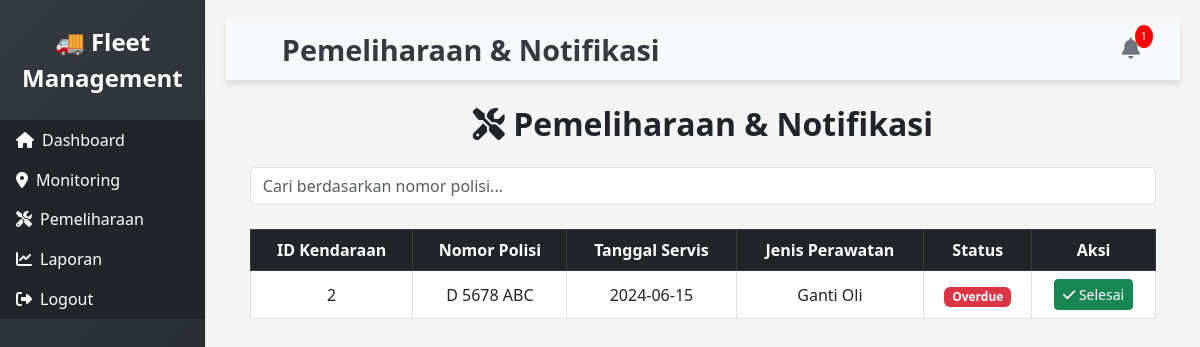
The app's page /maintenance.php with its own data.
### tables this page shows
CREATE TABLE `pemeliharaan` (
  `id_pemeliharaan` int(11) NOT NULL,
  `id_kendaraan` int(11) DEFAULT NULL,
  `tanggal_servis` date DEFAULT NULL,
  `jenis_perawatan` varchar(100) DEFAULT NULL,
  `status` enum('Selesai','Dalam Proses','Overdue') DEFAULT 'Dalam Proses'
);

CREATE TABLE `kendaraan` (
  `id_kendaraan` int(11) NOT NULL,
  `nomor_polisi` varchar(20) NOT NULL,
  `model` varchar(50) DEFAULT NULL,
  `status` enum('Aktif','Non-Aktif','Servis') DEFAULT 'Aktif'
);

### maintenance.php (the view, shortened to what this page needs)
<?php
include 'config/db.php';
$query = "SELECT k.id_kendaraan, k.nomor_polisi, p.tanggal_servis, p.jenis_perawatan, p.status
          FROM kendaraan k
          JOIN pemeliharaan p ON k.id_kendaraan = p.id_kendaraan
          ORDER BY p.tanggal_servis DESC";
$result = $conn->query($query);
$overdue_query = "SELECT COUNT(*) AS total_overdue
                  FROM pemeliharaan
                  WHERE tanggal_servis < CURDATE() AND status != 'Selesai'";
$overdue_result = $conn->query($overdue_query);
$overdue_count = $overdue_result->fetch_assoc()['total_overdue'];
?>
<!DOCTYPE html>
<html lang="en">
<head>
    <link href="https://cdn.jsdelivr.net/npm/bootstrap@5.3.0/dist/css/bootstrap.min.css" rel="stylesheet">
    <link rel="stylesheet" href="https://cdnjs.cloudflare.com/ajax/libs/font-awesome/6.4.0/css/all.min.css">
    <link rel="stylesheet" href="style.css">
</head>
<body>
<div class="d-flex" id="wrapper">
    <div class="bg-dark border-end" id="sidebar-wrapper">
        <div class="sidebar-heading text-white py-4 text-center fs-4">🚚 Fleet Management</div>
        <div class="list-group list-group-flush">
            <a href="dashboard.php" class="list-group-item list-group-item-action bg-dark text-white">
                <i class="fas fa-home me-2"></i>Dashboard
            </a>
            <a href="monitoring.php" class="list-group-item list-group-item-action bg-dark text-white">
                <i class="fas fa-map-marker-alt me-2"></i>Monitoring
            </a>
            <a href="maintenance.php" class="list-group-item list-group-item-action bg-dark text-white active">
                <i class="fas fa-tools me-2"></i>Pemeliharaan
            </a>
            <a href="reports.php" class="list-group-item list-group-item-action bg-dark text-white">
                <i class="fas fa-chart-line me-2"></i>Laporan
            </a>
            <a href="logout.php" class="list-group-item list-group-item-action bg-dark text-white">
                <i class="fas fa-sign-out-alt me-2"></i>Logout
            </a>
        </div>
    </div>
    <div id="page-content-wrapper">
        <nav class="navbar navbar-expand-lg navbar-light bg-light border-bottom">
            <div class="container-fluid">
                <h4 class="ms-4 mb-0">Pemeliharaan & Notifikasi</h4>
                <ul class="navbar-nav ms-auto">
                    <li class="nav-item dropdown">
                        <a class="nav-link" href="#" id="notifDropdown" role="button" data-bs-toggle="dropdown" aria-expanded="false">
                            <i class="fas fa-bell"></i>
                            <?php if($overdue_count > 0): ?>
                                <span class="badge-notif"><?php echo $overdue_count; ?></span>
                            <?php endif; ?>
                        </a>
                    </li>
                </ul>
            </div>
        </nav>
        <div class="container-fluid px-4 mt-4">
            <h2 class="fw-bold text-center mb-4"><i class="fas fa-tools"></i> Pemeliharaan & Notifikasi</h2>
            <div class="mb-4">
                <input type="text" id="searchInput" class="form-control" placeholder="Cari berdasarkan nomor polisi..." onkeyup="searchTable()">
            </div>
            <div class="table-responsive">
                <table class="table table-bordered table-hover align-middle text-center" id="maintenanceTable">
                    <thead class="table-dark">
                        <tr>
                            <th>ID Kendaraan</th>
                            <th>Nomor Polisi</th>
                            <th>Tanggal Servis</th>
                            <th>Jenis Perawatan</th>
                            <th>Status</th>
                            <th>Aksi</th>
                        </tr>
                    </thead>
                    <tbody>
                        <?php if ($result->num_rows > 0): ?>
                            <?php while ($row = $result->fetch_assoc()): ?>
                                <?php
                                $status = htmlspecialchars($row['status']);
                                $tanggal_servis = htmlspecialchars($row['tanggal_servis']);
                                $today = date('Y-m-d');
                                if ($tanggal_servis < $today && $status != 'Selesai') {
                                    $status = 'Overdue';
                                }
                                $badgeClass = ($status == 'Dalam Proses') ? 'warning' :
                                              (($status == 'Overdue') ? 'danger' :
                                              (($status == 'Selesai') ? 'success' : 'secondary'));
                                ?>
                                <tr>
                                    <td><?php echo htmlspecialchars($row['id_kendaraan']); ?></td>
                                    <td><?php echo htmlspecialchars($row['nomor_polisi']); ?></td>
                                    <td><?php echo $tanggal_servis; ?></td>
                                    <td><?php echo htmlspecialchars($row['jenis_perawatan']); ?></td>
                                    <td><span class="badge bg-<?php echo $badgeClass; ?>"><?php echo $status; ?></span></td>
                                    <td>
                                        <button class="btn btn-sm btn-success" onclick="markAsCompleted('<?php echo $row['id_kendaraan']; ?>')">
                                            <i class="fas fa-check"></i> Selesai
                                        </button>
                                    </td>
                                </tr>
                            <?php endwhile; ?>
                        <?php else: ?>
                            <tr>
                                <td colspan="6" class="text-center">Tidak ada kendaraan dalam pemeliharaan saat ini.</td>
                            </tr>
                        <?php endif; ?>
                    </tbody>
                </table>
            </div>
        </div>
    </div>
</div>
</body>
</html>

### style.css (style rules this page uses)
#sidebar-wrapper { min-height: 100vh; width: 250px; transition: all 0.3s ease; background: linear-gradient(135deg, #343a40, #212529); box-shadow: 2px 0 5px rgba(0, 0, 0, 0.1); }
.sidebar-heading { font-size: 1.6rem; font-weight: bold; color: #fff; text-align: center; padding: 20px 0; }
.list-group-item { transition: all 0.3s ease; border: none; font-weight: 500; color: #ddd; display: flex; align-items: center; }
.list-group-item i { margin-right: 10px; }
.navbar { box-shadow: 0 4px 6px rgba(0, 0, 0, 0.1); background-color: #ffffff; padding: 10px 20px; }
.navbar h4 { font-weight: bold; font-size: 1.8rem; color: #343a40; }
#page-content-wrapper { width: 100%; padding: 20px; background-color: #f5f5f5; min-height: 100vh; }
.navbar .fa-bell { font-size: 1.3rem; color: #6c757d; transition: color 0.3s ease; cursor: pointer; }

### maintenance.php (style rules this page uses)
.nav-item .fa-bell { position: relative; }
.nav-item .badge-notif { position: absolute; top: -5px; right: -5px; background-color: red; color: white; border-radius: 50%; padding: 3px 6px; font-size: 0.7rem; }

### records on screen
pemeliharaan: id_kendaraan.id_kendaraan "2", id_kendaraan.nomor_polisi "D 5678 ABC", tanggal_servis "2024-06-15", jenis_perawatan "Ganti Oli", status "Overdue"

### other values on screen
$overdue_count "1"
